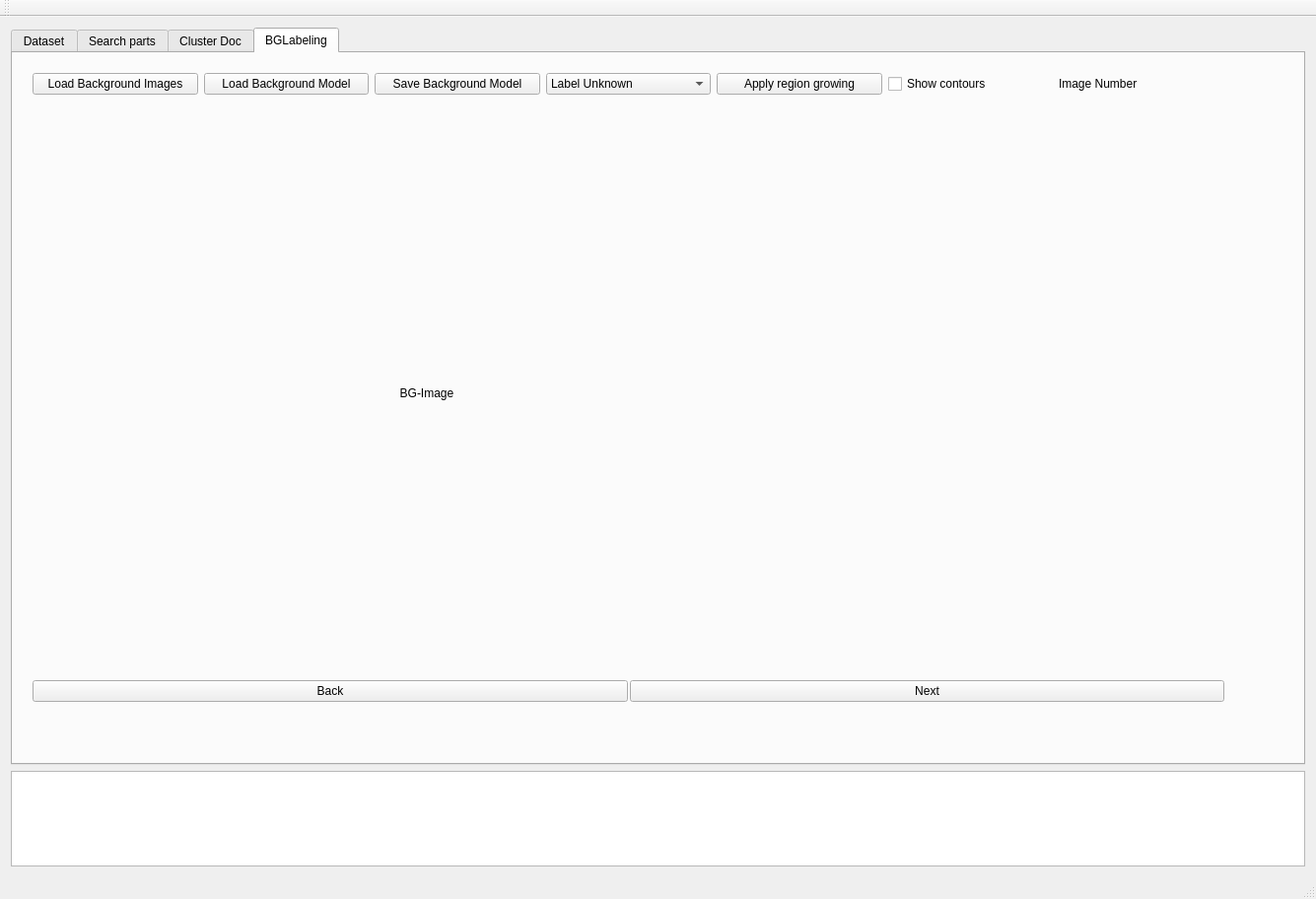
<?xml version="1.0" encoding="UTF-8"?>
<ui version="4.0">
 <class>MainWindow</class>
 <widget class="QMainWindow" name="MainWindow">
  <property name="geometry">
   <rect>
    <x>0</x>
    <y>0</y>
    <width>1302</width>
    <height>912</height>
   </rect>
  </property>
  <property name="sizePolicy">
   <sizepolicy hsizetype="Preferred" vsizetype="Maximum">
    <horstretch>0</horstretch>
    <verstretch>0</verstretch>
   </sizepolicy>
  </property>
  <property name="windowTitle">
   <string>MainWindow</string>
  </property>
  <widget class="QWidget" name="centralWidget">
   <property name="sizePolicy">
    <sizepolicy hsizetype="Preferred" vsizetype="Preferred">
     <horstretch>0</horstretch>
     <verstretch>0</verstretch>
    </sizepolicy>
   </property>
   <layout class="QVBoxLayout" name="verticalLayout">
    <item>
     <layout class="QGridLayout" name="gridLayout_7">
      <item row="1" column="0">
       <widget class="QTabWidget" name="TAB">
        <property name="sizePolicy">
         <sizepolicy hsizetype="Expanding" vsizetype="Expanding">
          <horstretch>0</horstretch>
          <verstretch>0</verstretch>
         </sizepolicy>
        </property>
        <property name="currentIndex">
         <number>3</number>
        </property>
        <widget class="QWidget" name="DATASET">
         <property name="enabled">
          <bool>true</bool>
         </property>
         <property name="sizePolicy">
          <sizepolicy hsizetype="Expanding" vsizetype="Expanding">
           <horstretch>0</horstretch>
           <verstretch>0</verstretch>
          </sizepolicy>
         </property>
         <attribute name="title">
          <string>Dataset</string>
         </attribute>
         <layout class="QGridLayout" name="gridLayout_3">
          <property name="leftMargin">
           <number>0</number>
          </property>
          <property name="topMargin">
           <number>0</number>
          </property>
          <property name="rightMargin">
           <number>0</number>
          </property>
          <property name="bottomMargin">
           <number>0</number>
          </property>
          <item row="0" column="0">
           <layout class="QGridLayout" name="gridLayout_2">
            <item row="0" column="0">
             <layout class="QGridLayout" name="gridLayout_6">
              <item row="0" column="0">
               <spacer name="horizontalSpacer_11">
                <property name="orientation">
                 <enum>Qt::Horizontal</enum>
                </property>
                <property name="sizeType">
                 <enum>QSizePolicy::Preferred</enum>
                </property>
                <property name="sizeHint" stdset="0">
                 <size>
                  <width>160</width>
                  <height>20</height>
                 </size>
                </property>
               </spacer>
              </item>
              <item row="0" column="3">
               <layout class="QVBoxLayout" name="verticalLayout_6">
                <property name="spacing">
                 <number>2</number>
                </property>
                <item>
                 <widget class="QLabel" name="CreateDatasetLabel">
                  <property name="enabled">
                   <bool>true</bool>
                  </property>
                  <property name="sizePolicy">
                   <sizepolicy hsizetype="Expanding" vsizetype="Fixed">
                    <horstretch>0</horstretch>
                    <verstretch>0</verstretch>
                   </sizepolicy>
                  </property>
                  <property name="minimumSize">
                   <size>
                    <width>10</width>
                    <height>40</height>
                   </size>
                  </property>
                  <property name="maximumSize">
                   <size>
                    <width>700</width>
                    <height>60</height>
                   </size>
                  </property>
                  <property name="font">
                   <font>
                    <pointsize>25</pointsize>
                    <weight>50</weight>
                    <bold>false</bold>
                    <underline>true</underline>
                    <kerning>true</kerning>
                   </font>
                  </property>
                  <property name="layoutDirection">
                   <enum>Qt::LeftToRight</enum>
                  </property>
                  <property name="text">
                   <string>Create Dataset</string>
                  </property>
                  <property name="textFormat">
                   <enum>Qt::AutoText</enum>
                  </property>
                  <property name="scaledContents">
                   <bool>true</bool>
                  </property>
                  <property name="alignment">
                   <set>Qt::AlignCenter</set>
                  </property>
                 </widget>
                </item>
                <item>
                 <layout class="QHBoxLayout" name="horizontalLayout_13">
                  <property name="spacing">
                   <number>3</number>
                  </property>
                  <item>
                   <widget class="QPushButton" name="CreateCompDataset">
                    <property name="text">
                     <string>Create component dataset</string>
                    </property>
                   </widget>
                  </item>
                  <item>
                   <widget class="QPushButton" name="LoadCompDataset">
                    <property name="text">
                     <string>Load component dataset</string>
                    </property>
                   </widget>
                  </item>
                  <item>
                   <widget class="QPushButton" name="SaveCompDataset">
                    <property name="text">
                     <string>Save component dataset</string>
                    </property>
                   </widget>
                  </item>
                 </layout>
                </item>
               </layout>
              </item>
              <item row="0" column="4">
               <spacer name="horizontalSpacer_12">
                <property name="orientation">
                 <enum>Qt::Horizontal</enum>
                </property>
                <property name="sizeType">
                 <enum>QSizePolicy::Preferred</enum>
                </property>
                <property name="sizeHint" stdset="0">
                 <size>
                  <width>160</width>
                  <height>20</height>
                 </size>
                </property>
               </spacer>
              </item>
             </layout>
            </item>
            <item row="1" column="0">
             <layout class="QGridLayout" name="gridLayout_5">
              <item row="1" column="0">
               <layout class="QVBoxLayout" name="verticalLayout_11">
                <property name="spacing">
                 <number>9</number>
                </property>
                <item>
                 <widget class="QLineEdit" name="ComponentName">
                  <property name="sizePolicy">
                   <sizepolicy hsizetype="Minimum" vsizetype="Fixed">
                    <horstretch>0</horstretch>
                    <verstretch>0</verstretch>
                   </sizepolicy>
                  </property>
                  <property name="text">
                   <string/>
                  </property>
                 </widget>
                </item>
                <item>
                 <widget class="QLabel" name="ComponentPathLabel">
                  <property name="sizePolicy">
                   <sizepolicy hsizetype="Minimum" vsizetype="Fixed">
                    <horstretch>0</horstretch>
                    <verstretch>0</verstretch>
                   </sizepolicy>
                  </property>
                  <property name="text">
                   <string>Component dataset path</string>
                  </property>
                 </widget>
                </item>
                <item>
                 <layout class="QHBoxLayout" name="horizontalLayout_4">
                  <item>
                   <widget class="QLineEdit" name="ComponentDatasetPath">
                    <property name="sizePolicy">
                     <sizepolicy hsizetype="Minimum" vsizetype="Fixed">
                      <horstretch>0</horstretch>
                      <verstretch>0</verstretch>
                     </sizepolicy>
                    </property>
                    <property name="text">
                     <string/>
                    </property>
                   </widget>
                  </item>
                 </layout>
                </item>
                <item>
                 <layout class="QHBoxLayout" name="horizontalLayout_25">
                  <property name="spacing">
                   <number>3</number>
                  </property>
                  <item>
                   <layout class="QVBoxLayout" name="verticalLayout_4">
                    <property name="spacing">
                     <number>2</number>
                    </property>
                    <item>
                     <widget class="QLabel" name="ComponentWidthLabel">
                      <property name="sizePolicy">
                       <sizepolicy hsizetype="Preferred" vsizetype="Fixed">
                        <horstretch>0</horstretch>
                        <verstretch>0</verstretch>
                       </sizepolicy>
                      </property>
                      <property name="text">
                       <string>Component width [mm]</string>
                      </property>
                     </widget>
                    </item>
                    <item>
                     <widget class="QLineEdit" name="ComponentWidth">
                      <property name="enabled">
                       <bool>true</bool>
                      </property>
                      <property name="sizePolicy">
                       <sizepolicy hsizetype="Minimum" vsizetype="Fixed">
                        <horstretch>0</horstretch>
                        <verstretch>0</verstretch>
                       </sizepolicy>
                      </property>
                      <property name="text">
                       <string>0</string>
                      </property>
                     </widget>
                    </item>
                   </layout>
                  </item>
                  <item>
                   <layout class="QVBoxLayout" name="verticalLayout_5">
                    <item>
                     <widget class="QLabel" name="ComponentHeightLabel">
                      <property name="sizePolicy">
                       <sizepolicy hsizetype="Preferred" vsizetype="Fixed">
                        <horstretch>0</horstretch>
                        <verstretch>0</verstretch>
                       </sizepolicy>
                      </property>
                      <property name="text">
                       <string>Component height [mm]</string>
                      </property>
                     </widget>
                    </item>
                    <item>
                     <widget class="QLineEdit" name="ComponentHeight">
                      <property name="sizePolicy">
                       <sizepolicy hsizetype="Preferred" vsizetype="Fixed">
                        <horstretch>0</horstretch>
                        <verstretch>0</verstretch>
                       </sizepolicy>
                      </property>
                      <property name="text">
                       <string>0</string>
                      </property>
                     </widget>
                    </item>
                   </layout>
                  </item>
                 </layout>
                </item>
                <item>
                 <layout class="QHBoxLayout" name="horizontalLayout_26">
                  <property name="spacing">
                   <number>2</number>
                  </property>
                  <item>
                   <layout class="QVBoxLayout" name="verticalLayout_7">
                    <property name="spacing">
                     <number>2</number>
                    </property>
                    <item>
                     <widget class="QLabel" name="BorderSizeLabel">
                      <property name="sizePolicy">
                       <sizepolicy hsizetype="Preferred" vsizetype="Fixed">
                        <horstretch>0</horstretch>
                        <verstretch>0</verstretch>
                       </sizepolicy>
                      </property>
                      <property name="text">
                       <string>BorderSize [mm]</string>
                      </property>
                     </widget>
                    </item>
                    <item>
                     <widget class="QLineEdit" name="BorderSize">
                      <property name="sizePolicy">
                       <sizepolicy hsizetype="Preferred" vsizetype="Fixed">
                        <horstretch>0</horstretch>
                        <verstretch>0</verstretch>
                       </sizepolicy>
                      </property>
                      <property name="text">
                       <string>0</string>
                      </property>
                     </widget>
                    </item>
                   </layout>
                  </item>
                  <item>
                   <layout class="QVBoxLayout" name="verticalLayout_8">
                    <property name="spacing">
                     <number>2</number>
                    </property>
                    <item>
                     <widget class="QLabel" name="ComponentIDLabel">
                      <property name="sizePolicy">
                       <sizepolicy hsizetype="Preferred" vsizetype="Fixed">
                        <horstretch>0</horstretch>
                        <verstretch>0</verstretch>
                       </sizepolicy>
                      </property>
                      <property name="text">
                       <string>Component ID [int]</string>
                      </property>
                     </widget>
                    </item>
                    <item>
                     <widget class="QLineEdit" name="ComponentID">
                      <property name="sizePolicy">
                       <sizepolicy hsizetype="Preferred" vsizetype="Fixed">
                        <horstretch>0</horstretch>
                        <verstretch>0</verstretch>
                       </sizepolicy>
                      </property>
                      <property name="text">
                       <string>0</string>
                      </property>
                     </widget>
                    </item>
                   </layout>
                  </item>
                 </layout>
                </item>
                <item>
                 <layout class="QHBoxLayout" name="horizontalLayout_27">
                  <property name="spacing">
                   <number>2</number>
                  </property>
                  <item>
                   <layout class="QVBoxLayout" name="verticalLayout_14">
                    <item>
                     <widget class="QLabel" name="label_2">
                      <property name="sizePolicy">
                       <sizepolicy hsizetype="Preferred" vsizetype="Fixed">
                        <horstretch>0</horstretch>
                        <verstretch>0</verstretch>
                       </sizepolicy>
                      </property>
                      <property name="text">
                       <string>Online database</string>
                      </property>
                     </widget>
                    </item>
                    <item>
                     <widget class="QLineEdit" name="OCROnlineDataBase">
                      <property name="sizePolicy">
                       <sizepolicy hsizetype="Preferred" vsizetype="Fixed">
                        <horstretch>0</horstretch>
                        <verstretch>0</verstretch>
                       </sizepolicy>
                      </property>
                      <property name="text">
                       <string/>
                      </property>
                     </widget>
                    </item>
                   </layout>
                  </item>
                 </layout>
                </item>
                <item>
                 <layout class="QVBoxLayout" name="verticalLayout_10">
                  <item>
                   <widget class="QLabel" name="OCRTextLabel">
                    <property name="sizePolicy">
                     <sizepolicy hsizetype="Preferred" vsizetype="Fixed">
                      <horstretch>0</horstretch>
                      <verstretch>0</verstretch>
                     </sizepolicy>
                    </property>
                    <property name="text">
                     <string>OCR Text</string>
                    </property>
                   </widget>
                  </item>
                  <item>
                   <widget class="QLineEdit" name="OCRText">
                    <property name="sizePolicy">
                     <sizepolicy hsizetype="Preferred" vsizetype="Fixed">
                      <horstretch>0</horstretch>
                      <verstretch>0</verstretch>
                     </sizepolicy>
                    </property>
                    <property name="text">
                     <string/>
                    </property>
                   </widget>
                  </item>
                  <item>
                   <layout class="QHBoxLayout" name="horizontalLayout_6">
                    <item>
                     <widget class="QCheckBox" name="OCRAxialSymmetricHorizontal">
                      <property name="text">
                       <string>OCR Horizontal symmetric</string>
                      </property>
                     </widget>
                    </item>
                    <item>
                     <widget class="QCheckBox" name="OCRAxialSymmetricVertical">
                      <property name="text">
                       <string>OCR Vetical symmetric</string>
                      </property>
                     </widget>
                    </item>
                   </layout>
                  </item>
                 </layout>
                </item>
                <item>
                 <layout class="QVBoxLayout" name="verticalLayout_16">
                  <property name="spacing">
                   <number>2</number>
                  </property>
                  <item>
                   <widget class="QLabel" name="RotationLabel">
                    <property name="sizePolicy">
                     <sizepolicy hsizetype="Preferred" vsizetype="Fixed">
                      <horstretch>0</horstretch>
                      <verstretch>0</verstretch>
                     </sizepolicy>
                    </property>
                    <property name="text">
                     <string>Component Rotation</string>
                    </property>
                   </widget>
                  </item>
                  <item>
                   <layout class="QHBoxLayout" name="horizontalLayout_5">
                    <property name="spacing">
                     <number>2</number>
                    </property>
                    <item>
                     <widget class="QCheckBox" name="AxialSymmetricHorizontal">
                      <property name="text">
                       <string>Horizontal symmetric </string>
                      </property>
                     </widget>
                    </item>
                    <item>
                     <widget class="QCheckBox" name="AxialSymmetricVertical">
                      <property name="text">
                       <string>Vertical symmetric </string>
                      </property>
                     </widget>
                    </item>
                   </layout>
                  </item>
                  <item>
                   <widget class="QLabel" name="ComponentRotationSelectLabel">
                    <property name="sizePolicy">
                     <sizepolicy hsizetype="Preferred" vsizetype="Fixed">
                      <horstretch>0</horstretch>
                      <verstretch>0</verstretch>
                     </sizepolicy>
                    </property>
                    <property name="text">
                     <string>Component Rotation Select</string>
                    </property>
                   </widget>
                  </item>
                  <item>
                   <widget class="QComboBox" name="ComponentRotationSelect">
                    <property name="enabled">
                     <bool>true</bool>
                    </property>
                    <property name="editable">
                     <bool>false</bool>
                    </property>
                    <property name="currentText">
                     <string>TOP (red)</string>
                    </property>
                    <item>
                     <property name="text">
                      <string>TOP (red)</string>
                     </property>
                    </item>
                    <item>
                     <property name="text">
                      <string>RIGHT (green)</string>
                     </property>
                    </item>
                    <item>
                     <property name="text">
                      <string>LEFT (yellow)</string>
                     </property>
                    </item>
                    <item>
                     <property name="text">
                      <string>BOTTOM (blue)</string>
                     </property>
                    </item>
                   </widget>
                  </item>
                 </layout>
                </item>
                <item>
                 <widget class="QLabel" name="ComponentDescriptionLabel">
                  <property name="sizePolicy">
                   <sizepolicy hsizetype="Preferred" vsizetype="Fixed">
                    <horstretch>0</horstretch>
                    <verstretch>0</verstretch>
                   </sizepolicy>
                  </property>
                  <property name="text">
                   <string>ComponentDescription</string>
                  </property>
                 </widget>
                </item>
                <item>
                 <widget class="QTextEdit" name="ComponentDescription">
                  <property name="sizePolicy">
                   <sizepolicy hsizetype="Preferred" vsizetype="Preferred">
                    <horstretch>0</horstretch>
                    <verstretch>0</verstretch>
                   </sizepolicy>
                  </property>
                  <property name="documentTitle">
                   <string>Description</string>
                  </property>
                  <property name="placeholderText">
                   <string>Component Description</string>
                  </property>
                 </widget>
                </item>
               </layout>
              </item>
              <item row="1" column="1">
               <layout class="QHBoxLayout" name="horizontalLayout_28">
                <item>
                 <spacer name="horizontalSpacer">
                  <property name="orientation">
                   <enum>Qt::Horizontal</enum>
                  </property>
                  <property name="sizeType">
                   <enum>QSizePolicy::Expanding</enum>
                  </property>
                  <property name="sizeHint" stdset="0">
                   <size>
                    <width>40</width>
                    <height>20</height>
                   </size>
                  </property>
                 </spacer>
                </item>
                <item>
                 <widget class="QLabel" name="Image">
                  <property name="sizePolicy">
                   <sizepolicy hsizetype="Fixed" vsizetype="Fixed">
                    <horstretch>0</horstretch>
                    <verstretch>0</verstretch>
                   </sizepolicy>
                  </property>
                  <property name="minimumSize">
                   <size>
                    <width>800</width>
                    <height>600</height>
                   </size>
                  </property>
                  <property name="maximumSize">
                   <size>
                    <width>800</width>
                    <height>600</height>
                   </size>
                  </property>
                  <property name="text">
                   <string>Image</string>
                  </property>
                  <property name="alignment">
                   <set>Qt::AlignCenter</set>
                  </property>
                 </widget>
                </item>
                <item>
                 <spacer name="horizontalSpacer_2">
                  <property name="orientation">
                   <enum>Qt::Horizontal</enum>
                  </property>
                  <property name="sizeHint" stdset="0">
                   <size>
                    <width>40</width>
                    <height>20</height>
                   </size>
                  </property>
                 </spacer>
                </item>
                <item>
                 <layout class="QVBoxLayout" name="verticalLayout_9">
                  <item>
                   <widget class="QCheckBox" name="BBox">
                    <property name="sizePolicy">
                     <sizepolicy hsizetype="Preferred" vsizetype="Fixed">
                      <horstretch>0</horstretch>
                      <verstretch>0</verstretch>
                     </sizepolicy>
                    </property>
                    <property name="text">
                     <string>Select/Delete Bounding Box</string>
                    </property>
                   </widget>
                  </item>
                  <item>
                   <widget class="QPushButton" name="ComponentMean">
                    <property name="text">
                     <string>Compute component mean</string>
                    </property>
                   </widget>
                  </item>
                  <item>
                   <widget class="QPushButton" name="AddImage">
                    <property name="sizePolicy">
                     <sizepolicy hsizetype="Preferred" vsizetype="Fixed">
                      <horstretch>0</horstretch>
                      <verstretch>0</verstretch>
                     </sizepolicy>
                    </property>
                    <property name="text">
                     <string>Add image</string>
                    </property>
                   </widget>
                  </item>
                  <item>
                   <widget class="QPushButton" name="DeleteImage">
                    <property name="text">
                     <string>Delete image</string>
                    </property>
                   </widget>
                  </item>
                  <item>
                   <widget class="QLabel" name="ImageScale">
                    <property name="sizePolicy">
                     <sizepolicy hsizetype="Preferred" vsizetype="Fixed">
                      <horstretch>0</horstretch>
                      <verstretch>0</verstretch>
                     </sizepolicy>
                    </property>
                    <property name="text">
                     <string>Image scale [px/mm]</string>
                    </property>
                   </widget>
                  </item>
                  <item>
                   <widget class="QLabel" name="ImageNumber">
                    <property name="sizePolicy">
                     <sizepolicy hsizetype="Preferred" vsizetype="Fixed">
                      <horstretch>0</horstretch>
                      <verstretch>0</verstretch>
                     </sizepolicy>
                    </property>
                    <property name="text">
                     <string>Image number: 0 / 0</string>
                    </property>
                   </widget>
                  </item>
                  <item>
                   <spacer name="verticalSpacer">
                    <property name="orientation">
                     <enum>Qt::Vertical</enum>
                    </property>
                    <property name="sizeType">
                     <enum>QSizePolicy::Expanding</enum>
                    </property>
                    <property name="sizeHint" stdset="0">
                     <size>
                      <width>20</width>
                      <height>40</height>
                     </size>
                    </property>
                   </spacer>
                  </item>
                 </layout>
                </item>
               </layout>
              </item>
              <item row="0" column="0">
               <widget class="QLabel" name="ComponentNameLabel">
                <property name="sizePolicy">
                 <sizepolicy hsizetype="Preferred" vsizetype="Fixed">
                  <horstretch>0</horstretch>
                  <verstretch>0</verstretch>
                 </sizepolicy>
                </property>
                <property name="text">
                 <string>Component name</string>
                </property>
               </widget>
              </item>
             </layout>
            </item>
            <item row="2" column="0">
             <layout class="QGridLayout" name="gridLayout_4">
              <item row="0" column="0">
               <spacer name="horizontalSpacer_9">
                <property name="orientation">
                 <enum>Qt::Horizontal</enum>
                </property>
                <property name="sizeType">
                 <enum>QSizePolicy::Fixed</enum>
                </property>
                <property name="sizeHint" stdset="0">
                 <size>
                  <width>400</width>
                  <height>20</height>
                 </size>
                </property>
               </spacer>
              </item>
              <item row="0" column="1">
               <layout class="QHBoxLayout" name="horizontalLayout_23">
                <item>
                 <layout class="QHBoxLayout" name="horizontalLayout_24">
                  <property name="spacing">
                   <number>2</number>
                  </property>
                  <item>
                   <widget class="QPushButton" name="Back">
                    <property name="sizePolicy">
                     <sizepolicy hsizetype="Minimum" vsizetype="Preferred">
                      <horstretch>0</horstretch>
                      <verstretch>0</verstretch>
                     </sizepolicy>
                    </property>
                    <property name="text">
                     <string>Back</string>
                    </property>
                   </widget>
                  </item>
                  <item>
                   <widget class="QPushButton" name="Next">
                    <property name="sizePolicy">
                     <sizepolicy hsizetype="Minimum" vsizetype="Preferred">
                      <horstretch>0</horstretch>
                      <verstretch>0</verstretch>
                     </sizepolicy>
                    </property>
                    <property name="text">
                     <string>Next</string>
                    </property>
                   </widget>
                  </item>
                 </layout>
                </item>
               </layout>
              </item>
              <item row="0" column="2">
               <spacer name="horizontalSpacer_10">
                <property name="orientation">
                 <enum>Qt::Horizontal</enum>
                </property>
                <property name="sizeType">
                 <enum>QSizePolicy::Fixed</enum>
                </property>
                <property name="sizeHint" stdset="0">
                 <size>
                  <width>300</width>
                  <height>20</height>
                 </size>
                </property>
               </spacer>
              </item>
             </layout>
            </item>
           </layout>
          </item>
         </layout>
        </widget>
        <widget class="QWidget" name="SEARCH">
         <attribute name="title">
          <string>Search parts</string>
         </attribute>
         <layout class="QVBoxLayout" name="verticalLayout_2">
          <item>
           <layout class="QVBoxLayout" name="SEARCH_Vertical">
            <property name="spacing">
             <number>3</number>
            </property>
           </layout>
          </item>
         </layout>
        </widget>
        <widget class="QWidget" name="TRAINING">
         <attribute name="title">
          <string>Cluster Doc</string>
         </attribute>
         <layout class="QGridLayout" name="gridLayout">
          <item row="0" column="0">
           <layout class="QHBoxLayout" name="horizontalLayout"/>
          </item>
         </layout>
        </widget>
        <widget class="QWidget" name="BGLabel">
         <attribute name="title">
          <string>BGLabeling</string>
         </attribute>
         <widget class="QWidget" name="horizontalLayoutWidget_2">
          <property name="geometry">
           <rect>
            <x>9</x>
            <y>9</y>
            <width>1231</width>
            <height>660</height>
           </rect>
          </property>
          <layout class="QHBoxLayout" name="horizontalLayout_2">
           <item>
            <layout class="QVBoxLayout" name="verticalLayout_3">
             <property name="spacing">
              <number>3</number>
             </property>
             <item>
              <layout class="QHBoxLayout" name="horizontalLayout_3">
               <item>
                <widget class="QPushButton" name="LoadBackgroundImages">
                 <property name="text">
                  <string>Load Background Images</string>
                 </property>
                </widget>
               </item>
               <item>
                <widget class="QPushButton" name="LoadBackgroundModel">
                 <property name="text">
                  <string>Load Background Model</string>
                 </property>
                </widget>
               </item>
               <item>
                <widget class="QPushButton" name="SaveBackgroundModel">
                 <property name="text">
                  <string>Save Background Model</string>
                 </property>
                </widget>
               </item>
               <item>
                <widget class="QComboBox" name="LabelBG">
                 <property name="currentText">
                  <string>Label Unknown</string>
                 </property>
                 <item>
                  <property name="text">
                   <string>Label Unknown</string>
                  </property>
                 </item>
                 <item>
                  <property name="text">
                   <string>Label Background</string>
                  </property>
                 </item>
                 <item>
                  <property name="text">
                   <string>Label Parts</string>
                  </property>
                 </item>
                </widget>
               </item>
               <item>
                <widget class="QPushButton" name="RegionGrowing">
                 <property name="text">
                  <string>Apply region growing</string>
                 </property>
                </widget>
               </item>
               <item>
                <widget class="QCheckBox" name="ShowContours">
                 <property name="text">
                  <string>Show contours</string>
                 </property>
                </widget>
               </item>
               <item>
                <widget class="QLabel" name="ImageNumberBG">
                 <property name="text">
                  <string>Image Number</string>
                 </property>
                </widget>
               </item>
              </layout>
             </item>
             <item>
              <widget class="QLabel" name="ImageBG">
               <property name="sizePolicy">
                <sizepolicy hsizetype="Fixed" vsizetype="Fixed">
                 <horstretch>0</horstretch>
                 <verstretch>0</verstretch>
                </sizepolicy>
               </property>
               <property name="minimumSize">
                <size>
                 <width>800</width>
                 <height>600</height>
                </size>
               </property>
               <property name="maximumSize">
                <size>
                 <width>800</width>
                 <height>600</height>
                </size>
               </property>
               <property name="text">
                <string>BG-Image</string>
               </property>
               <property name="alignment">
                <set>Qt::AlignCenter</set>
               </property>
              </widget>
             </item>
             <item>
              <layout class="QHBoxLayout" name="horizontalLayout_7">
               <property name="spacing">
                <number>2</number>
               </property>
               <item>
                <widget class="QPushButton" name="BackBG">
                 <property name="sizePolicy">
                  <sizepolicy hsizetype="Minimum" vsizetype="Preferred">
                   <horstretch>0</horstretch>
                   <verstretch>0</verstretch>
                  </sizepolicy>
                 </property>
                 <property name="text">
                  <string>Back</string>
                 </property>
                </widget>
               </item>
               <item>
                <widget class="QPushButton" name="NextBG">
                 <property name="sizePolicy">
                  <sizepolicy hsizetype="Minimum" vsizetype="Preferred">
                   <horstretch>0</horstretch>
                   <verstretch>0</verstretch>
                  </sizepolicy>
                 </property>
                 <property name="text">
                  <string>Next</string>
                 </property>
                </widget>
               </item>
              </layout>
             </item>
            </layout>
           </item>
          </layout>
         </widget>
        </widget>
       </widget>
      </item>
     </layout>
    </item>
    <item>
     <widget class="QTextBrowser" name="StatusLine"/>
    </item>
   </layout>
  </widget>
  <widget class="QMenuBar" name="menuBar">
   <property name="geometry">
    <rect>
     <x>0</x>
     <y>0</y>
     <width>1302</width>
     <height>21</height>
    </rect>
   </property>
  </widget>
  <widget class="QToolBar" name="mainToolBar">
   <attribute name="toolBarArea">
    <enum>TopToolBarArea</enum>
   </attribute>
   <attribute name="toolBarBreak">
    <bool>false</bool>
   </attribute>
  </widget>
  <widget class="QStatusBar" name="statusBar"/>
 </widget>
 <layoutdefault spacing="6" margin="11"/>
 <resources/>
 <connections/>
</ui>
